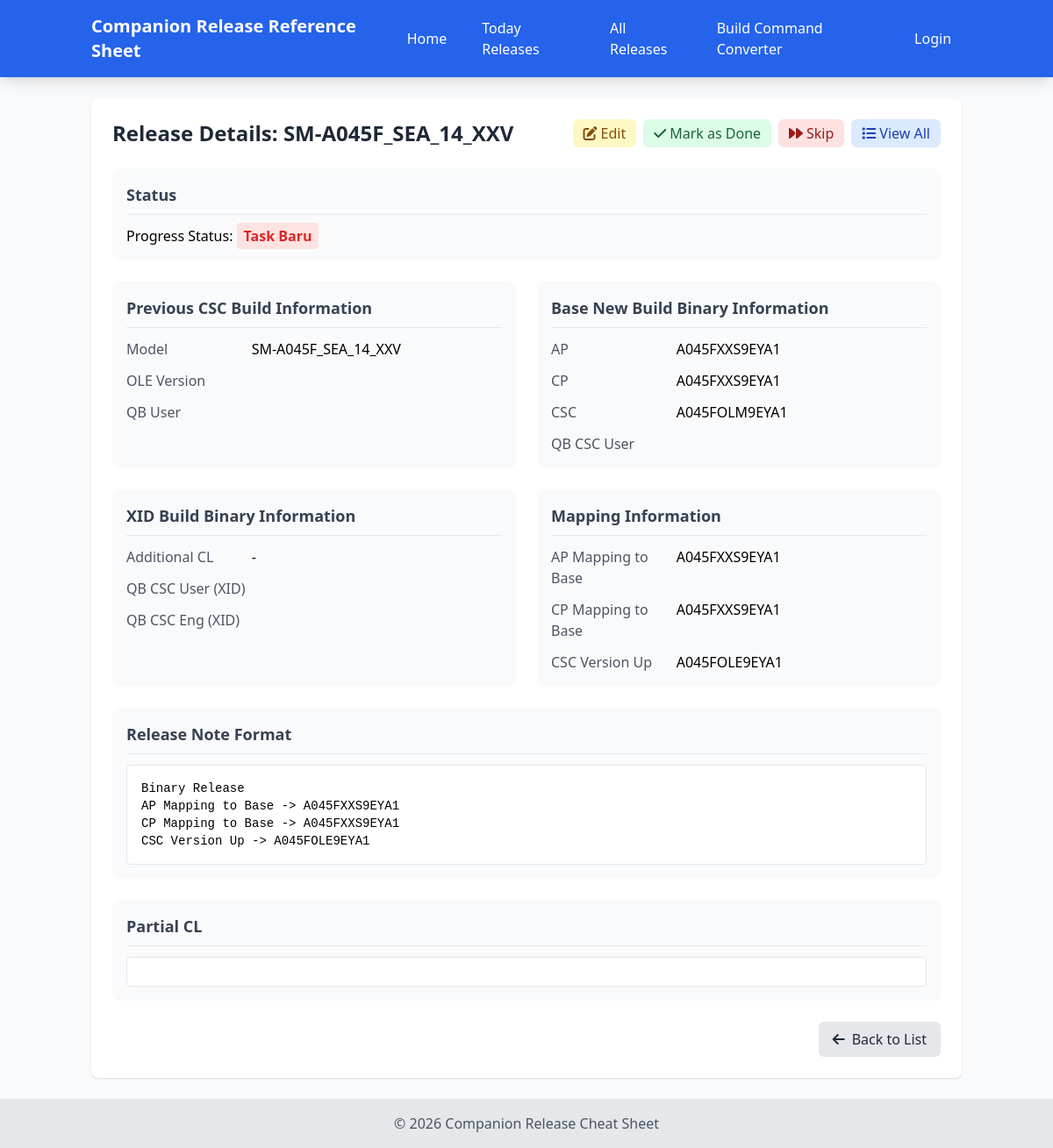
Page /view.php?id=1 on the committed database.
### tables this page shows
CREATE TABLE `release_cheatsheets` (
  `id` int(11) NOT NULL,
  `model` varchar(50) NOT NULL,
  `ole_version` varchar(50) NOT NULL,
  `qb_user` varchar(50) NOT NULL,
  `oxm_olm_new_version` varchar(100) NOT NULL,
  `ap` varchar(50) NOT NULL,
  `cp` varchar(50) NOT NULL,
  `csc` varchar(50) NOT NULL,
  `qb_csc_user` varchar(50) NOT NULL,
  `additional_cl` varchar(50) DEFAULT '-',
  `new_build_xid` varchar(100) NOT NULL,
  `qb_csc_user_xid` varchar(50) NOT NULL,
  `qb_csc_eng` varchar(50) NOT NULL,
  `release_note_format` text NOT NULL,
  `ap_mapping` varchar(100) NOT NULL,
  `cp_mapping` varchar(100) NOT NULL,
  `csc_version_up` varchar(100) NOT NULL,
  `created_at` timestamp NOT NULL DEFAULT current_timestamp(),
  `updated_at` timestamp NOT NULL DEFAULT current_timestamp() ON UPDATE current_timestamp(),
  `status` varchar(100) NOT NULL,
  `pic` varchar(100) NOT NULL
);

### includes/functions.php (called while the page is built, shortened)
<?php
require_once __DIR__ . '/../config/database.php';
function isLoggedIn() {
    return isset($_SESSION['user_id']);
}
function getReleaseById($id) {
    global $pdo;
    $stmt = $pdo->prepare("SELECT * FROM release_cheatsheets WHERE id = ?");
    $stmt->execute([$id]);
    return $stmt->fetch(PDO::FETCH_ASSOC);
}
?>

### view.php (the view, shortened to what this page needs)
<?php
require_once __DIR__ . '/includes/functions.php';
require_once __DIR__ . '/includes/header.php';
$id = $_GET['id'] ?? null;
$release = getReleaseById($id);
if ($release['status'] === 'new' || empty($release['status'])) {
    $release = getReleaseById($id);
}
?>
<div class="bg-white shadow rounded-lg p-6">
    <div class="flex justify-between items-center mb-6">
        <h1 class="text-2xl font-bold text-gray-800">Release Details: <?php echo htmlspecialchars($release['model']); ?></h1>
        <div class="flex space-x-2">
            <a href="edit.php?id=<?php echo $release['id']; ?>" class="bg-yellow-100 hover:bg-yellow-200 text-yellow-800 px-3 py-1 rounded-md">
                <i class="fas fa-edit mr-1"></i>Edit
            </a>
            <?php if ($release['status'] !== 'done' && $release['status'] !== 'skipped'):  ?>
                <form action="update_status.php" method="POST" id="markDoneForm">
                    <button type="submit" class="bg-green-100 hover:bg-green-200 text-green-800 px-3 py-1 rounded-md">
                        <i class="fas fa-check mr-1"></i>Mark as Done
                    </button>
                </form>
                <form action="update_status.php" method="POST" id="skipForm">
                    <button type="submit" class="bg-red-100 hover:bg-red-200 text-red-800 px-3 py-1 rounded-md">
                        <i class="fas fa-forward mr-1"></i>Skip
                    </button>
                </form>
            <?php endif; ?>
            <a href="today.php" class="bg-blue-100 hover:bg-blue-200 text-blue-800 px-3 py-1 rounded-md">
                <i class="fas fa-list mr-1"></i>View All
            </a>
        </div>
    </div>
    <div class="bg-gray-50 p-4 rounded-lg mb-6">
        <h2 class="text-lg font-semibold text-gray-700 mb-3 border-b pb-2">Status</h2>
        <div>
            <span class="font-medium">Progress Status: </span>
            <?php if ($release['status'] === 'done'): ?>
                <span class="text-green-600 font-normal">Done</span>
            <?php elseif ($release['status'] === 'in_progress'): ?>
                <span class="text-yellow-600 font-normal">In Progress</span>
            <?php elseif ($release['status'] === 'skipped'): ?>
                <span class="text-red-600 font-normal">Skipped</span>
            <?php else: ?>
                <span class="text-red-600 font-bold bg-red-100 px-2 py-1 rounded">Task Baru</span>
            <?php endif; ?>
        </div>
    </div>
    <div class="grid grid-cols-1 md:grid-cols-2 gap-6 mb-6">
        <div class="bg-gray-50 p-4 rounded-lg">
            <h2 class="text-lg font-semibold text-gray-700 mb-3 border-b pb-2">Previous CSC Build Information</h2>
            <div class="space-y-3">
                <div class="grid grid-cols-3">
                    <span class="text-gray-600 font-medium">Model</span>
                    <span class="col-span-2 relative copyable cursor-pointer" data-tooltip="Click to copy"><?php echo htmlspecialchars($release['model']); ?></span>
                </div>
                <div class="grid grid-cols-3">
                    <span class="text-gray-600 font-medium">OLE Version</span>
                    <span class="col-span-2 relative copyable cursor-pointer" data-tooltip="Click to copy"><?php echo htmlspecialchars($release['ole_version']); ?></span>
                </div>
                <div class="grid grid-cols-3">
                    <span class="text-gray-600 font-medium">QB User</span>
                    <span class="col-span-2 relative copyable cursor-pointer" data-tooltip="Click to copy"><?php echo htmlspecialchars($release['qb_user']); ?></span>
                </div>
            </div>
        </div>
        <div class="bg-gray-50 p-4 rounded-lg">
            <h2 class="text-lg font-semibold text-gray-700 mb-3 border-b pb-2">Base New Build Binary Information</h2>
            <div class="space-y-3">
                <div class="grid grid-cols-3">
                    <span class="text-gray-600 font-medium">AP</span>
                    <span class="col-span-2 relative copyable cursor-pointer" data-tooltip="Click to copy"><?php echo htmlspecialchars($release['ap']); ?></span>
                </div>
                <div class="grid grid-cols-3">
                    <span class="text-gray-600 font-medium">CP</span>
                    <span class="col-span-2 relative copyable cursor-pointer" data-tooltip="Click to copy"><?php echo htmlspecialchars($release['cp']); ?></span>
                </div>
                <div class="grid grid-cols-3">
                    <span class="text-gray-600 font-medium">CSC</span>
                    <span class="col-span-2 relative copyable cursor-pointer" data-tooltip="Click to copy"><?php echo htmlspecialchars($release['csc']); ?></span>
                </div>
                <div class="grid grid-cols-3">
                    <span class="text-gray-600 font-medium">QB CSC User</span>
                    <span class="col-span-2 relative copyable cursor-pointer" data-tooltip="Click to copy"><?php echo htmlspecialchars($release['qb_csc_user']); ?></span>
                </div>
            </div>
        </div>
    </div>
    <div class="grid grid-cols-1 md:grid-cols-2 gap-6 mb-6">
        <div class="bg-gray-50 p-4 rounded-lg">
            <h2 class="text-lg font-semibold text-gray-700 mb-3 border-b pb-2">XID Build Binary Information</h2>
            <div class="space-y-3">
                <div class="grid grid-cols-3">
                    <span class="text-gray-600 font-medium">Additional CL</span>
                    <span class="col-span-2 relative copyable cursor-pointer" data-tooltip="Click to copy"><?php echo htmlspecialchars($release['additional_cl']); ?></span>
                </div>
                <div class="grid grid-cols-3">
                    <span class="text-gray-600 font-medium">QB CSC User (XID)</span>
                    <span class="col-span-2 relative copyable cursor-pointer" data-tooltip="Click to copy"><?php echo htmlspecialchars($release['qb_csc_user_xid']); ?></span>
                </div>
                <div class="grid grid-cols-3">
                    <span class="text-gray-600 font-medium">QB CSC Eng (XID)</span>
                    <span class="col-span-2 relative copyable cursor-pointer" data-tooltip="Click to copy"><?php echo htmlspecialchars($release['qb_csc_eng']); ?></span>
                </div>
            </div>
        </div>
        <div class="bg-gray-50 p-4 rounded-lg">
            <h2 class="text-lg font-semibold text-gray-700 mb-3 border-b pb-2">Mapping Information</h2>
            <div class="space-y-3">
                <div class="grid grid-cols-3">
                    <span class="text-gray-600 font-medium">AP Mapping to Base</span>
                    <span class="col-span-2 relative copyable cursor-pointer" data-tooltip="Click to copy"><?php echo htmlspecialchars($release['ap_mapping']); ?></span>
                </div>
                <div class="grid grid-cols-3">
                    <span class="text-gray-600 font-medium">CP Mapping to Base</span>
                    <span class="col-span-2 relative copyable cursor-pointer" data-tooltip="Click to copy"><?php echo htmlspecialchars($release['cp_mapping']); ?></span>
                </div>
                <div class="grid grid-cols-3">
                    <span class="text-gray-600 font-medium">CSC Version Up</span>
                    <span class="col-span-2 relative copyable cursor-pointer" data-tooltip="Click to copy"><?php echo htmlspecialchars($release['csc_version_up']); ?></span>
                </div>
            </div>
        </div>
    </div>
    <div class="bg-gray-50 p-4 rounded-lg mb-6">
        <h2 class="text-lg font-semibold text-gray-700 mb-3 border-b pb-2">Release Note Format</h2>
        <div class="bg-white p-4 rounded border border-gray-200">
            <pre class="whitespace-pre-wrap font-mono text-sm relative copyable cursor-pointer break-all" data-tooltip="Click to copy"><?php echo htmlspecialchars($release['release_note_format']); ?></pre>
        </div>
    </div>
    <div class="bg-gray-50 p-4 rounded-lg mb-6">
        <h2 class="text-lg font-semibold text-gray-700 mb-3 border-b pb-2">Partial CL</h2>
        <div class="bg-white p-4 rounded border border-gray-200">
        </div>
    </div>
    <div class="flex justify-end">
        <a href="today.php" class="bg-gray-200 hover:bg-gray-300 text-gray-800 px-4 py-2 rounded-md">
            <i class="fas fa-arrow-left mr-2"></i>Back to List
        </a>
    </div>
</div>
<?php require_once __DIR__ . '/includes/footer.php'; ?>

### includes/header.php (shortened to what this page needs)
<?php
require_once __DIR__ . '/functions.php';
?>
<!DOCTYPE html>
<html lang="en">
<head>
    <script src="https://cdn.tailwindcss.com"></script>
    <link href="https://cdnjs.cloudflare.com/ajax/libs/font-awesome/6.4.0/css/all.min.css" rel="stylesheet">
</head>
<body class="bg-gray-50 flex flex-col min-h-screen">
    <nav class="bg-blue-600 text-white shadow-lg">
        <div class="container mx-auto px-4 py-3">
            <div class="flex justify-between items-center">
                <a href="index.php" class="text-xl font-bold">Companion Release Reference Sheet</a>
                <div class="hidden md:flex space-x-4 items-center">
                    <a href="index.php" class="hover:bg-blue-700 px-3 py-2 rounded">Home</a>
                    <a href="today.php" class="hover:bg-blue-700 px-3 py-2 rounded">Today Releases</a>
                    <a href="all_releases.php" class="block hover:bg-blue-700 px-3 py-2 rounded">All Releases</a>
                    <a href="command.php" class="block hover:bg-blue-700 px-3 py-2 rounded">Build Command Converter</a>
					<?php if (isLoggedIn()): ?>
                        <div class="relative">
                            <button class="hover:bg-blue-700 px-3 py-2 rounded flex items-center focus:outline-none" id="user-menu-button">
                                <span><?php echo htmlspecialchars($_SESSION['username']); ?></span>
                                <i class="fas fa-chevron-down ml-2"></i>
                            </button>
                            <div class="hidden absolute right-0 mt-2 w-48 bg-white rounded-md shadow-lg py-1 z-10" id="user-menu">
                                <a href="profile.php" class="block px-4 py-2 text-sm text-gray-700 hover:bg-gray-100">Profile</a>
                                <a href="logout.php" class="block px-4 py-2 text-sm text-gray-700 hover:bg-gray-100">Logout</a>
                            </div>
                        </div>
                    <?php else: ?>
                        <a href="login.php" class="hover:bg-blue-700 px-3 py-2 rounded">Login</a>
                    <?php endif; ?>
                </div>
            </div>
        </div>
    </nav>
    <main class="main-content container mx-auto px-4 py-6 flex-grow">

### includes/footer.php (shortened to what this page needs)
    </main>
    <footer class="footer bg-gray-200 text-center py-4">
        <p class="text-gray-600">&copy; <?php echo date('Y'); ?> Companion Release Cheat Sheet</p>
    </footer>
</body>
</html>

### includes/header.php (style rules this page uses)
html, body { height: 100%; }
body { display: flex; flex-direction: column; }
.main-content { flex: 1 0 auto; }
.footer { flex-shrink: 0; }

### rows in the picture
release_cheatsheets: model "SM-A045F_SEA_14_XXV", ap "A045FXXS9EYA1", cp "A045FXXS9EYA1", csc "A045FOLM9EYA1", additional_cl "-", ap_mapping "A045FXXS9EYA1", cp_mapping "A045FXXS9EYA1", csc_version_up "A045FOLE9EYA1", release_note_format "Binary Release AP Mapping to Base -> A045FXXS9EYA1 CP Mapping to Base -> A045FXXS9EYA1 CSC Version Up -> A045FOLE9EYA1"
